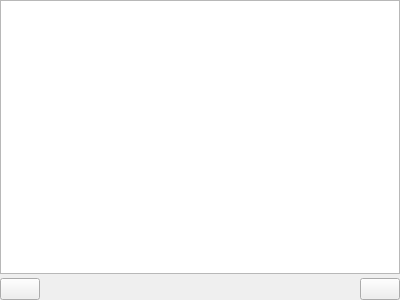
<?xml version="1.0" encoding="UTF-8"?>
<ui version="4.0">
 <class>WModules</class>
 <widget class="QWidget" name="WModules">
  <property name="geometry">
   <rect>
    <x>0</x>
    <y>0</y>
    <width>400</width>
    <height>300</height>
   </rect>
  </property>
  <property name="windowTitle">
   <string>Form</string>
  </property>
  <layout class="QGridLayout" name="gridLayout">
   <property name="leftMargin">
    <number>0</number>
   </property>
   <property name="topMargin">
    <number>0</number>
   </property>
   <property name="rightMargin">
    <number>0</number>
   </property>
   <property name="bottomMargin">
    <number>0</number>
   </property>
   <property name="spacing">
    <number>4</number>
   </property>
   <item row="0" column="0" colspan="3">
    <widget class="QListView" name="modulesView">
     <property name="editTriggers">
      <set>QAbstractItemView::NoEditTriggers</set>
     </property>
     <property name="alternatingRowColors">
      <bool>true</bool>
     </property>
     <property name="selectionMode">
      <enum>QAbstractItemView::ExtendedSelection</enum>
     </property>
     <property name="selectionBehavior">
      <enum>QAbstractItemView::SelectRows</enum>
     </property>
    </widget>
   </item>
   <item row="1" column="0">
    <widget class="QPushButton" name="addModuleButton">
     <property name="text">
      <string/>
     </property>
     <property name="icon">
      <iconset resource="../resources/resources.qrc">
       <normaloff>:/icons/scalable/add.svg</normaloff>:/icons/scalable/add.svg</iconset>
     </property>
    </widget>
   </item>
   <item row="1" column="1">
    <spacer name="horizontalSpacer">
     <property name="orientation">
      <enum>Qt::Horizontal</enum>
     </property>
     <property name="sizeHint" stdset="0">
      <size>
       <width>279</width>
       <height>20</height>
      </size>
     </property>
    </spacer>
   </item>
   <item row="1" column="2">
    <widget class="QPushButton" name="removeModuleButton">
     <property name="text">
      <string/>
     </property>
     <property name="icon">
      <iconset resource="../resources/resources.qrc">
       <normaloff>:/icons/scalable/remove.svg</normaloff>:/icons/scalable/remove.svg</iconset>
     </property>
    </widget>
   </item>
  </layout>
 </widget>
 <tabstops>
  <tabstop>modulesView</tabstop>
  <tabstop>addModuleButton</tabstop>
  <tabstop>removeModuleButton</tabstop>
 </tabstops>
 <resources>
  <include location="../resources/resources.qrc"/>
 </resources>
 <connections/>
</ui>
